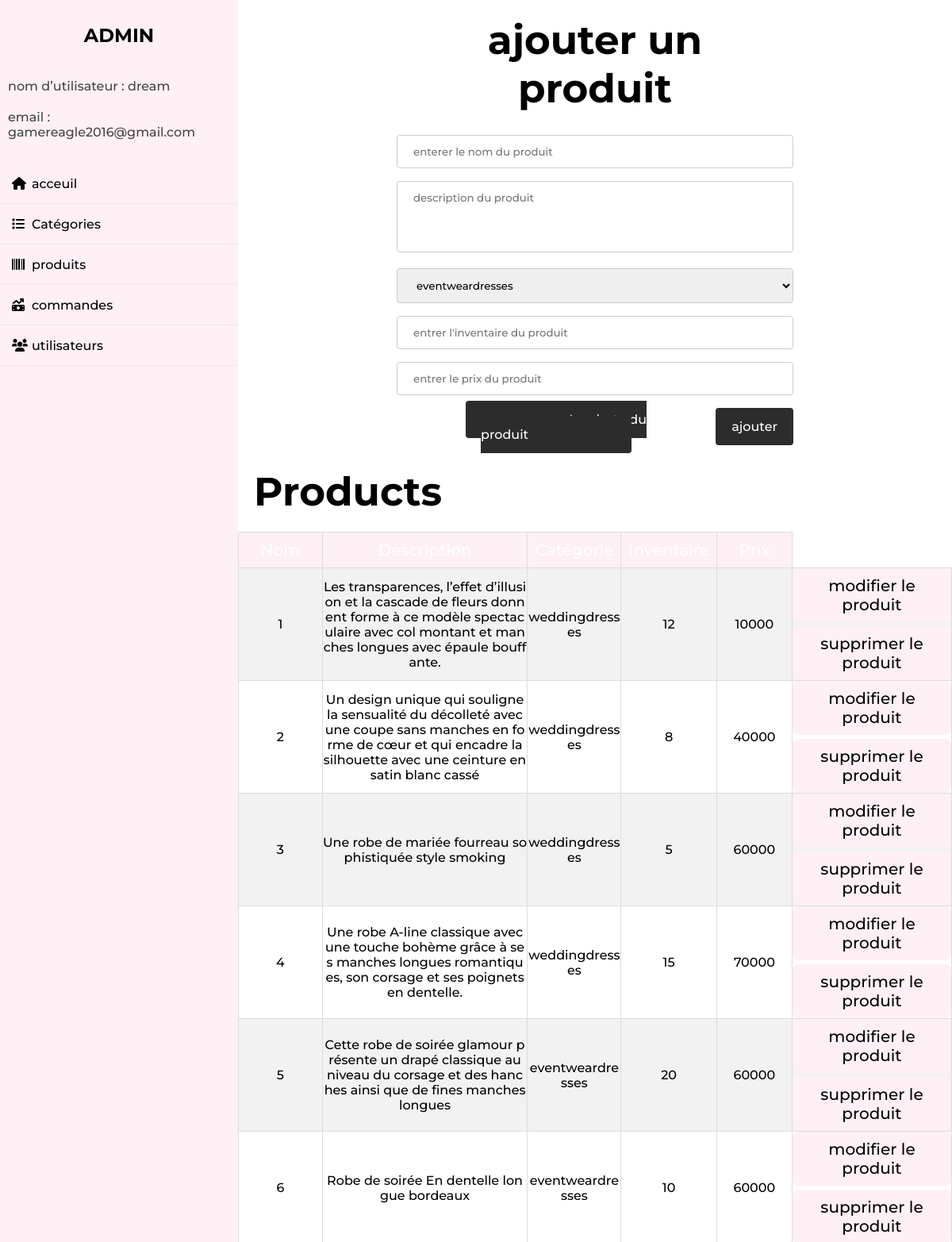
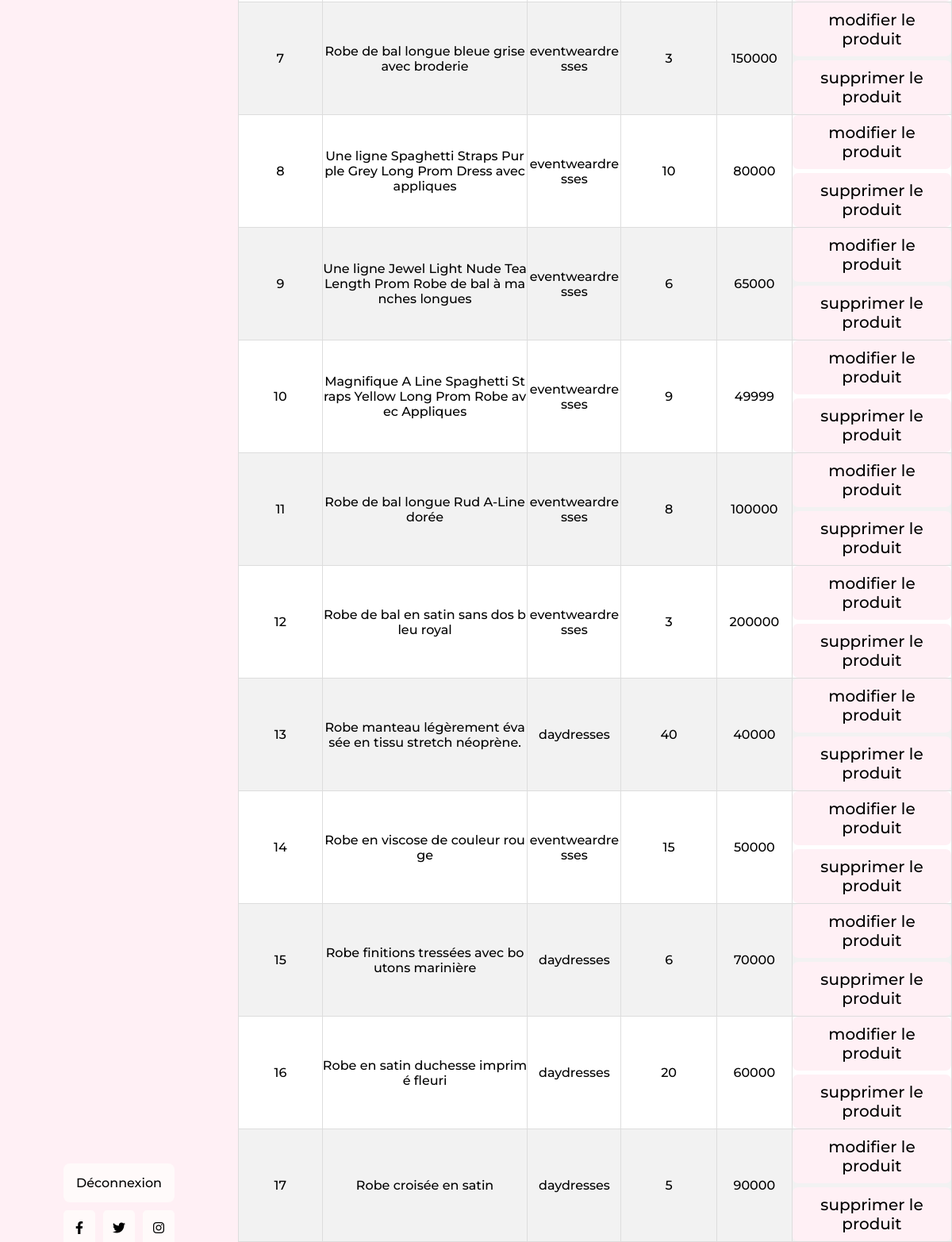
Screenshot of /admin_products.php (signed in) with the database file from the repository (2 pictures, top to bottom).
### tables this page shows
CREATE TABLE `product` (
  `productid` int(21) NOT NULL,
  `name` varchar(250) NOT NULL,
  `description` text NOT NULL,
  `category_id_fk` int(21) NOT NULL,
  `brand_id_fk` int(21) NOT NULL,
  `inventory` int(10) NOT NULL,
  `price` decimal(10,0) NOT NULL,
  `created_at` timestamp NULL DEFAULT NULL,
  `modified_at` timestamp NULL DEFAULT NULL,
  `deleted_at` timestamp NULL DEFAULT NULL,
  `product_picture` varchar(30) DEFAULT NULL
);

CREATE TABLE `product_category` (
  `category_id` int(21) NOT NULL,
  `category_name` varchar(50) NOT NULL,
  `category_description` text DEFAULT NULL,
  `created_at` timestamp NULL DEFAULT NULL,
  `modified_at` timestamp NULL DEFAULT NULL,
  `deleted_at` timestamp NULL DEFAULT NULL
);

### admin_products.php (the view, shortened to what this page needs)
<?php
include 'config.php';
?>
<!DOCTYPE html>
<html lang="en">
<head>
   <link rel="stylesheet" href="https://cdnjs.cloudflare.com/ajax/libs/font-awesome/6.0.0/css/all.min.css">
    <link rel="stylesheet" href="css/admin_style.css">
</head>
<body>
<?php include 'admin_header.php'; ?>
<div class="main">
            <div class="add-product">
                <form id="add-product" action="" method="post" enctype="multipart/form-data">
                        <table>
                            <tr>
                              <td colspan="2">
                                <h1 class="title">ajouter un produit</h1>
                              </td>
                            </tr>
                            <tr>
                                <td colspan="2">
                                    <input type="text" name="name" class="box" placeholder="enterer le nom du produit" required>
                                </td>
                            </tr>
                            <tr>
                                <td colspan="2">
                                    <textarea rows="4" cols="50" name="desc" form="add-product" placeholder="description du produit" id="desc"></textarea>
                                </td>
                            </tr>
                            <tr>
                              <td colspan="2">
                                <?php
                                    $select_category_query ="SELECT `category_name` FROM `product_category`";
                                    $select_category_result = $conn->query($select_category_query);
                                    if($select_category_result->num_rows> 0){
                                    $category_options= mysqli_fetch_all($select_category_result, MYSQLI_ASSOC);
                                    }
                                ?>
                                  <select name="select-cat" id="select-cat">
                                    <?php
                                        foreach ($category_options as $category_option) {
                                    ?>
                                        <option><?php echo $category_option['category_name']; ?> </option>
                                        <?php
                                            }
                                        ?>
                                  </select>
                              </td>
                          </tr>
                          <tr>
                            <td colspan="2">
                                <input type="number" name="inventory" class="box" placeholder="entrer l'inventaire du produit" min="0" required>
                            </td>
                          </tr>
                          <tr>
                            <td colspan="2">
                                <input type="number" name="price" class="box" placeholder="entrer le prix du produit" min="0" required>
                            </td>
                          </tr>
                          <tr>
                            <td>
                            <label for="product_picture" class="picupload">La photo du produit</label>
                            </td>
                                <td>
                                  <input type="submit" value="ajouter" name="add_product" class="btn">
                              </td>
                            </tr>
                        </table>
                    </form>
                </div>
 <h1 class="title"> Products </h1>
<table>
    <tr>
                <th class="name">
                </th>
                <th class="description">
                </th>
                <th class="category">
                </th>
                <th class="inventory">
                </th>
                <th class="price">
                </th>
    </tr>
    <?php
        $select_products = "SELECT * FROM `product`, `product_category` WHERE `category_id_fk` = `category_id` ORDER BY `product`.`created_at`;";
        $result = $conn->query($select_products);
      if(mysqli_num_rows($result) > 0){
        while($rows=$result->fetch_assoc())
        {
      ?>
            <tr>
                <td class="name">
                    <?php echo $rows['name'];?>
                </td>
                <td class="description">
                    <?php echo $rows['description'];?>
                </td>
                <td class="category">
                    <?php echo $rows['category_name'];?>
                </td>
                <td class="inventory">
                    <?php echo $rows['inventory'];?>
                </td>
                <td class="price">
                    <?php echo $rows['price'];?>
                </td>
                <td>
                    <a href="admin_products.php?update=<?php echo $rows['productid']; ?>" class="option-btn" style="margin: 0 0 5px 0;">modifier le produit</a>
                    <a href="admin_products.php?delete=<?php echo $rows['productid']; ?>" onclick="return confirm('delete this product?');" id="delete" class="delete-btn">supprimer le produit</a>
                </td>
            </tr>
            <?php
                }
            }else{
                echo '<tr><td class="empty" colspan="5">il n y a aucun produit!</td></tr>';
            }
            ?>
        </table>
    </div>
</div>
</body>
</html>

### css/admin_style.css (style rules this page uses)
* { margin: 0; padding: 0; box-sizing: border-box; list-style: none; text-decoration: none; font-family: 'Montserrat', sans-serif; font-weight: 500; }
body { height: 100%; margin: 0; }
.title { padding: 20px; font-size: 50px; font-weight: 700; color:black; }
.option-btn, .delete-btn { margin: auto; display: block; background-color: #FFF0F5; width: 200px; font-size: 20px; padding: 10px; border-radius: 7px; color: black; }
table { margin: auto; border-collapse: collapse; }
th { font-size: 20px; background-color: #FFF0F5; color: white; padding: 10px 0; }
tr:nth-child(even) { background-color: #f2f2f2; }
tr { margin: 0; }
td, th { text-align: center; border: 1px solid #ddd; margin: 0; }
td.name { width: 200px; overflow: hidden; word-wrap: break-word; word-break: break-all; }
td.description { width: 500px; overflow: hidden; word-wrap: break-word; word-break: break-all; }
td.category { width: 150px; overflow: hidden; word-wrap: break-word; word-break: break-all; }
td.inventory { width: 150px; }
td.price { width: 150px; }
.add-product { margin: auto; }
.add-product table { width: 500px; }
.add-product tr, .add-product td { border: 0; background-color: white; }
input[type=text], input[type=number], input[type=email], select { width: 100%; padding: 12px 20px; margin: 8px 0; display: inline-block; border: 1px solid #ccc; border-radius: 4px; box-sizing: border-box; }
textarea { width: 100%; padding: 12px 20px; margin: 8px 0; display: inline-block; border: 1px solid #ccc; border-radius: 4px; box-sizing: border-box; resize: none; }
input[type=submit] { width: 100%; background-color: rgb(44, 44, 44); color: white; padding: 14px 20px; margin: 8px 0; border: none; border-radius: 4px; cursor: pointer; font-family: 'Montserrat'; font-size: 16px; }
.picupload { width: auto; background-color: rgb(44, 44, 44); color: white; padding: 14px 130px; border: none; border-radius: 4px; cursor: pointer; }
#select-cat { float: left; width: 500px; }
.main { width: calc(100% - 300px); margin-left: 300px; height: 100vh; }

### rows the page displays
product: name "1", description "Les transparences, l’effet d’illusion et la cascade de fleurs donnent forme à ce modèle spectaculaire avec col montant et manches longues avec épaule bouffante.", product_category.category_name "weddingdresses", inventory "12", price "10000"
product: name "2", description "Un design unique qui souligne la sensualité du décolleté avec une coupe sans manches en forme de cœur et qui encadre la silhouette avec une ceinture en satin blanc cassé", product_category.category_name "weddingdresses", inventory "8", price "40000"
product: name "3", description "Une robe de mariée fourreau sophistiquée style smoking", product_category.category_name "weddingdresses", inventory "5", price "60000"
product: name "4", description "Une robe A-line classique avec une touche bohème grâce à ses manches longues romantiques, son corsage et ses poignets en dentelle.", product_category.category_name "weddingdresses", inventory "15", price "70000"
product: name "5", description "Cette robe de soirée glamour présente un drapé classique au niveau du corsage et des hanches ainsi que de fines manches longues", product_category.category_name "eventweardresses", inventory "20", price "60000"
product: name "6", description "Robe de soirée En dentelle longue bordeaux", product_category.category_name "eventweardresses", inventory "10", price "60000"
product: name "7", description "Robe de bal longue bleue grise avec broderie", product_category.category_name "eventweardresses", inventory "3", price "150000"
product: name "8", description "Une ligne Spaghetti Straps Purple Grey Long Prom Dress avec appliques", product_category.category_name "eventweardresses", inventory "10", price "80000"
product: name "9", description "Une ligne Jewel Light Nude Tea Length Prom Robe de bal à manches longues", product_category.category_name "eventweardresses", inventory "6", price "65000"
product: name "10", description "Magnifique A Line Spaghetti Straps Yellow Long Prom Robe avec Appliques", product_category.category_name "eventweardresses", inventory "9", price "49999"
product: name "11", description "Robe de bal longue Rud A-Line dorée", product_category.category_name "eventweardresses", inventory "8", price "100000"
product: name "12", description "Robe de bal en satin sans dos bleu royal", product_category.category_name "eventweardresses", inventory "3", price "200000"
product: name "13", description "Robe manteau légèrement évasée en tissu stretch néoprène.", product_category.category_name "daydresses", inventory "40", price "40000"
product: name "14", description "Robe en viscose de couleur rouge", product_category.category_name "eventweardresses", inventory "15", price "50000"
product: name "15", description "Robe finitions tressées avec boutons marinière", product_category.category_name "daydresses", inventory "6", price "70000"
product: name "16", description "Robe en satin duchesse imprimé fleuri", product_category.category_name "daydresses", inventory "20", price "60000"
product: name "17", description "Robe croisée en satin", product_category.category_name "daydresses", inventory "5", price "90000"

### other values shown
$_SESSION['admin_name'] "dream"
$_SESSION['admin_email'] "gamereagle2016@gmail.com"
form field select-cat "eventweardresses"
